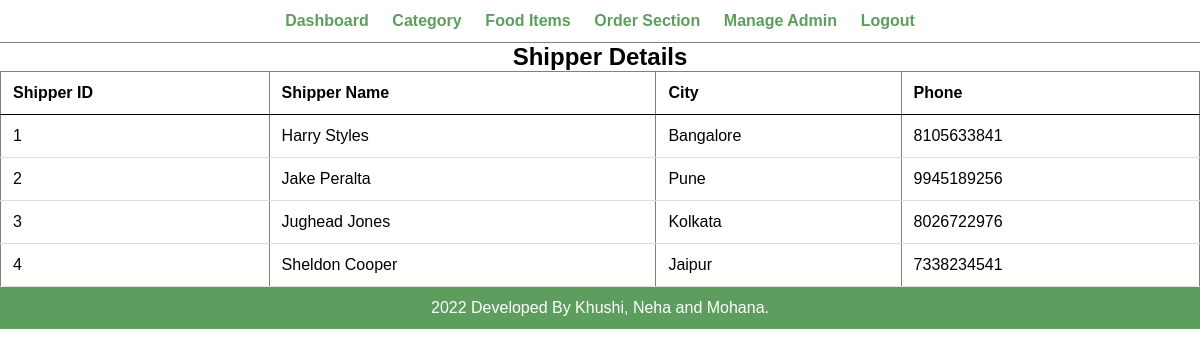
The page /shipper.php (signed in) on the database its author committed.
### tables this page shows
CREATE TABLE `Shipper` (
  `id` int(10) UNSIGNED NOT NULL,
  `name` varchar(150) NOT NULL,
  `city` varchar(50) NOT NULL,
  `phone` varchar(20) NOT NULL
  );

### shipper.php (the view, shortened to what this page needs)
<?php include('partials-front/menu.php'); ?>
    <section class="shipper">
        <div class="container">
            <h2 class="text-center">Shipper Details</h2>
            <?php
                $sql = "SELECT * FROM Shipper";
                $res=mysqli_query($conn, $sql);
                $count = mysqli_num_rows($res);
                if($count>0)
                {
                    echo '<table id="shipper-table" border="1" cellspacing="2" cellpadding="2">
                        <tr>
                            <th> <font face="Arial"> Shipper ID </font> </th>
                            <th> <font face="Arial"> Shipper Name </font> </th>
                            <th> <font face="Arial"> City </font> </th>
                            <th> <font face="Arial"> Phone </font> </th>
                        </tr>';
                    while($row=mysqli_fetch_assoc($res))
                    {
                        $id = $row['id'];
                        $name = $row['name'];
                        $city = $row['city'];
                        $phone = $row['phone'];
                        echo '<tr>
                                <td>'.$id.'</td>
                                <td>'.$name.'</td>
                                <td>'.$city.'</td>
                                <td>'.$phone.'</td>
                            </tr>';
                    }
                    echo '</table>';
                }
                else
                {
                    echo "<div class='error'>Shipper not found.</div>";
                }
            ?>
        </div>
    </section>
    <?php include('partials-front/footer.php'); ?>

### css/admin.css (style rules this page uses)
* { margin: 0; padding: 0; font-family: Arial, Helvetica, sans-serif; }
.text-center { text-align: center; }
table { border-collapse: collapse; width: 100%; }
th, td { padding: 8px; text-align: left; border-bottom: 1px solid #ddd; }
table tr th { border-bottom: 1px solid black; padding: 1%; text-align: left; }
table tr td { padding: 1%; }

### rows shown on the page
shipper: id "1", name "Harry Styles", city "Bangalore", phone "8105633841"
shipper: id "2", name "Jake Peralta", city "Pune", phone "9945189256"
shipper: id "3", name "Jughead Jones", city "Kolkata", phone "8026722976"
shipper: id "4", name "Sheldon Cooper", city "Jaipur", phone "7338234541"
